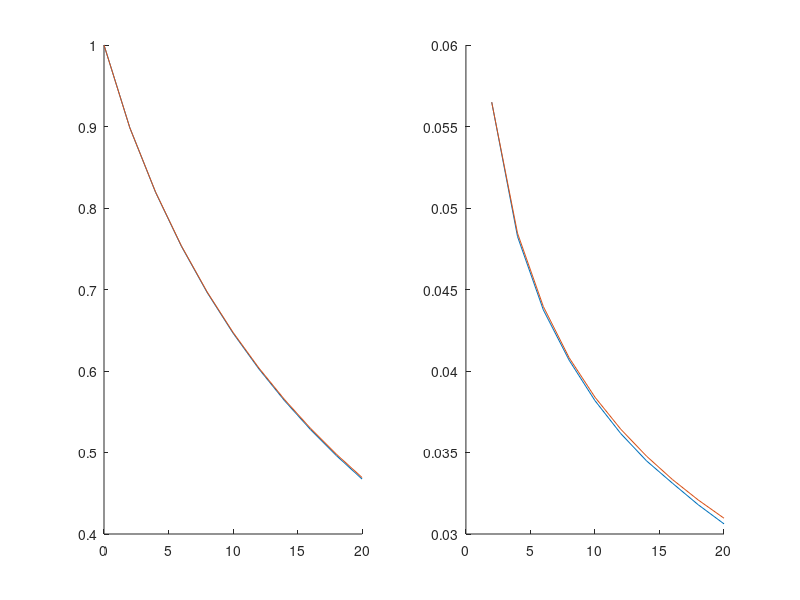

This chart was generated by the following MATLAB code:
clear
clc
rng(0)

% Part a

deltat = 2;
ti = 0:deltat:20;
N = length(ti) - 1;
M = N;
sigma = 0.25;
n  = 50000;

% Observed Market Prices
Bonds = exp( (-7.*ti + (ti+1).*log(ti+1))./(100) );
% Calculating the intital Forward rates
FwdInt = (Bonds(1:end-1) - Bonds(2:end))./(deltat.*Bonds(2:end));
F = repmat(FwdInt,n,1);

H = ones(1,M+1);  
Beta = 1;
for idx = 1:M
    r = log(1+deltat*F(:,idx))/deltat;
    Beta = Beta.*(1 + deltat *F(:,idx));
    if idx<N
        j = idx:N-1;
        mu_j = cumsum((deltat .* F(:,j+1)*sigma^2)./(1+deltat*F(:,j+1)),2);
        Z = randn(n,1);
        F(:,j+1) = F(:,j+1).*exp((mu_j - 0.5*sigma^2 ).*deltat + sigma*sqrt(deltat).*Z);
    end
    H(idx+1) = mean(1./Beta);
end

figure() 
subplot(1,2,1)
hold on 
plot(ti,Bonds)
plot(ti,H) 
hold off 
subplot(1,2,2) 
fwdC = (H(1:end-1) - H(2:end))./(deltat*H(2:end));
hold on 
plot(ti, [nan fwdC] ) 
plot(ti, [nan FwdInt] ) 
